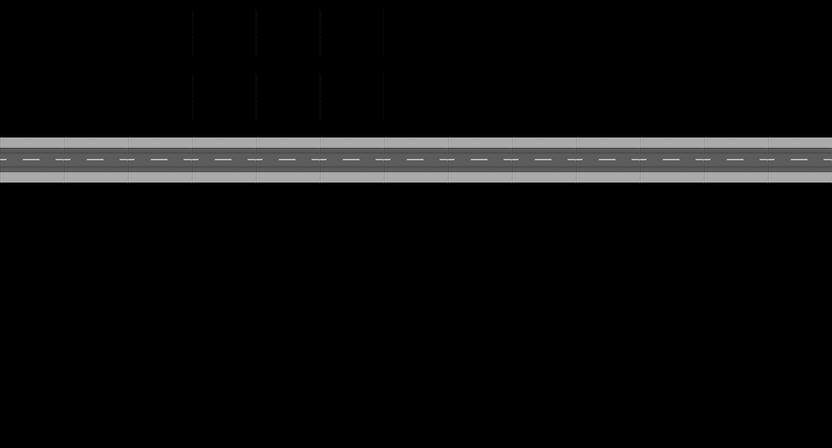

This is a level from a 2D game, rendered from its Tiled map with the project's own tilesets. A one-line summary and the map file follow, with tile-layer data summarised:
An orthogonal 13x7 tile map with 64x64 px tiles, 1 tile layer (RoadTiles), 10 tilesets and 2 objects (bus, goat).

<map version="1.0" orientation="orthogonal" renderorder="right-down" width="13" height="7" tilewidth="64" tileheight="64" nextobjectid="159">
 <tileset firstgid="1" name="tracks" tilewidth="64" tileheight="64">
  <image source="tracks.png" width="192" height="192" />
 </tileset>
 <tileset firstgid="10" name="train64" tilewidth="64" tileheight="64">
  <image source="train64.png" width="192" height="256" />
 </tileset>
 <tileset firstgid="22" name="flags" tilewidth="64" tileheight="64">
  <image source="flags.png" width="128" height="128" />
 </tileset>
 <tileset firstgid="26" name="buttons" tilewidth="150" tileheight="48">
  <image source="buttons.png" width="150" height="144" />
 </tileset>
 <tileset firstgid="29" name="gems2" tilewidth="64" tileheight="64">
  <image source="gems2.png" width="192" height="192" />
 </tileset>
 <tileset firstgid="38" name="goat" tilewidth="64" tileheight="64">
  <image source="goat.png" width="64" height="64" />
 </tileset>
 <tileset firstgid="39" name="stop" tilewidth="64" tileheight="64">
  <image source="stop.png" width="64" height="64" />
 </tileset>
 <tileset firstgid="40" name="10km" tilewidth="64" tileheight="64">
  <image source="10km.png" width="64" height="64" />
 </tileset>
 <tileset firstgid="41" name="bus" tilewidth="64" tileheight="64">
  <image source="bus.png" width="64" height="64" />
 </tileset>
 <tileset firstgid="42" name="invisible_goat" tilewidth="64" tileheight="64">
  <image source="invisible_goat.png" trans="ffffff" width="64" height="64" />
 </tileset>
 <layer name="RoadTiles" width="13" height="7">
  <data>[91 cells, 19 non-empty, 2 distinct tile ids]</data>
 </layer>
 <objectgroup name="Objects">
  <object id="150" name="bus" type="bus" gid="41" x="64" y="192" width="64" height="64" />
  <object id="151" type="goat" gid="42" x="128" y="192" width="64" height="64">
   <properties>
    <property name="max_velocity" value="60" />
    <property name="min_velocity" value="60" />
   </properties>
  </object>
 </objectgroup>
 <objectgroup name="Stops" />
</map>
